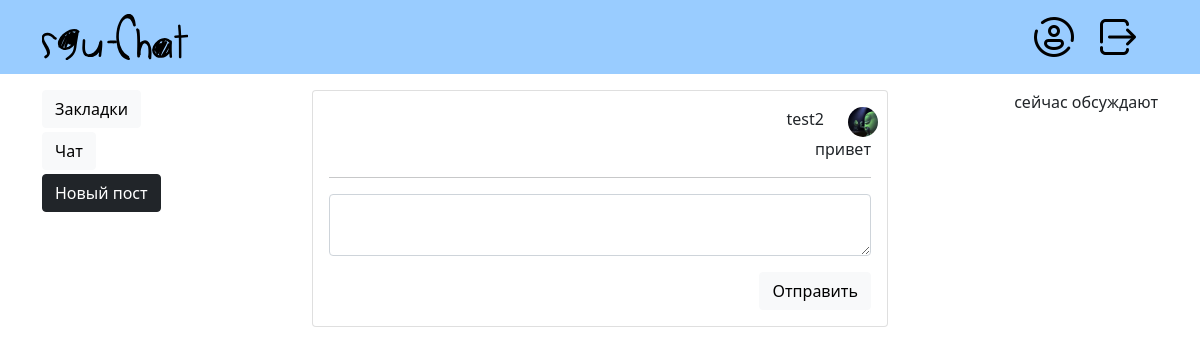
/chat?id=1 (signed in), run on the app's committed database.
### tables this page shows
CREATE TABLE user(
    id INTEGER PRIMARY KEY AUTOINCREMENT,
    username VARCHAR(32) UNIQUE NOT NULL,
    email TEXT NOT NULL UNIQUE,
    password TEXT NOT NULL,
    create_date TIMESTAMP NOT NULL DEFAULT CURRENT_TIMESTAMP,
    avatar TEXT NULL,
    country TEXT NULL,
    birthday TEXT NULL,
    gender TEXT NULL,
    bio TEXT NULL,
    study TEXT NULL
);

CREATE TABLE messages(
    id INTEGER PRIMARY KEY AUTOINCREMENT,
    data TEXT,
    create_date TIMESTAMP NOT NULL DEFAULT CURRENT_TIMESTAMP,
    creator_id INTEGER NOT NULL,
    FOREIGN KEY(creator_id) REFERENCES message_recipient(recipient_id)
);

### website/views/chat.py (the view)
@chat.route('/chat', methods=['GET', 'POST'])
def chats():
    user_id = session.get('user_id')
    arg = request.args.get('id')
    repository = RepositoryFactory()
    user_repo = repository.create_user_repository()
    friends = user_repo.get_friends(user_id)
    chat_repo = repository.create_chat_repository()
    groups = chat_repo.get_groups(user_id)
    messages = repository.create_chat_repository().get_messages(request.args.get('id'))
    if request.method == 'POST':
        chat_actions(user_id, arg, chat_repo)
    if request.args.get('id'):
        return render_template('chat/dialog.html', messages=messages)
    return render_template('chat/chat.html', friends=friends, groups=groups)

### website/auth.py (called while the page is built)
@auth.before_app_request
def load_logged_in_user():
    user_id = session.get('user_id')
    if user_id is None:
        g.user = None
    else:
        g.user = get_db().execute('SELECT * FROM user WHERE id = ?', (user_id,)).fetchone()

### website/db.py (called while the page is built)
def get_db():
    if 'db' not in g:
        g.db = sqlite3.connect(
            current_app.config['DATABASE'],
            detect_types=sqlite3.PARSE_DECLTYPES
        )
        g.db.row_factory = sqlite3.Row
    return g.db

### website/repo/repository.py (called while the page is built)
    def create_user_repository(self):
        return UserRepository(self.db)

    def create_chat_repository(self):
        return Chat(self.db)

    def get_friends(self, user_id):
        return self.db.execute('SELECT user.*, user.id AS user_id FROM friendlist '
                               'JOIN user ON CASE '
                               'WHEN status = ? AND friend_1 = ? THEN friendlist.friend_2 = user.id '
                               'WHEN status = ? AND friend_2 = ? THEN friendlist.friend_1 = user.id '
                               'END',
                               ('friendship', user_id, 'friendship', user_id)).fetchall()

    def get_groups(self, user_id):
        return self.db.execute(
            'SELECT *, groups.id AS group_id FROM user_group '
            'JOIN groups ON user_group.group_id = groups.id '
            'JOIN user ON user_group.user_id = user.id '
            'WHERE group_id IN (SELECT group_id FROM user_group WHERE user_id = ?) AND user_id <> ?',
            (user_id, user_id)).fetchall()

    def get_messages(self, group_id):
        return self.db.execute('SELECT * FROM message_recipient '
                               'JOIN messages ON message_recipient.message_id = messages.id '
                               'JOIN user ON message_recipient.recipient_id = user.id '
                               'WHERE recipient_group_id = ?', (group_id,)).fetchall()

### website/templates/chat/dialog.html
{% extends "base.html" %}{% block title %}диалог{% endblock %}
{% block content %}
<form method="POST">
<div class="card my-3" style="width:36rem;">
    <div class="card-body">
        {% for message in messages %}
        <div class="row">
            {% if message.recipient_id != g.user.id %}
            <div class="col text-start">
                <div class="row my-1">
                    <div class="col-1">
                        <img class="circle" src="{{ url_for('static', filename='users_files/' + message.avatar) }}">
                    </div>
                    <div class="col">
                        {{message.username}}
                    </div>
                </div>
                <div class="col">
                    {{message.data}}
                </div>
            </div>
            {% else %}
            <div class="col">
                <div class="row">
                    <div class="col text-end">
                        {{message.username}}
                    </div>
                    <div class="col-1 text-start">
                        <img class="circle" src="{{ url_for('static', filename='users_files/' + message.avatar) }}">
                    </div>
                </div>
                <div class="col text-end">
                    {{message.data}}
                </div>
            </div>
            {% endif %}
        </div>
        {% endfor %}
        <hr/>
        <div class="mb-3">
          <textarea class="form-control" name="message-data" rows="2"></textarea>
        </div>
        <div class="col text-end">
            <button type="submit" class="btn btn-light" name="send-message">Отправить</button>
        </div>
    </div>
</div>
</form>
{% endblock %}

### website/static/style.css (style rules this page uses)
html { font-size: 16px; background-color: #00000; }
body { font-family: 'Caveat', cursive; }
.circle { width: 30px; height: 30px; border-radius: 50%; overflow: hidden; }

### data on the page
user: username "test2", avatar (picture), data "привет"
